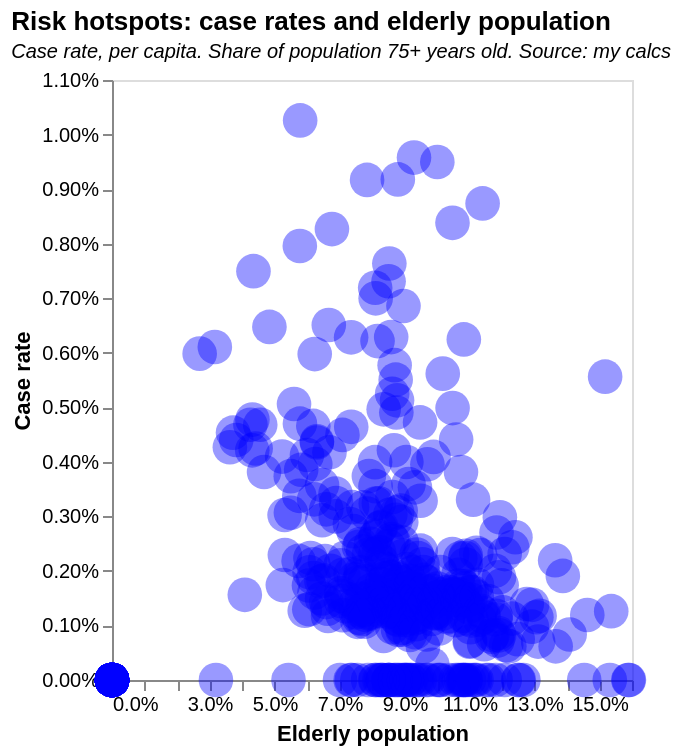

The specification (Vega-Lite) saved for this image:
### Vega-Lite specification from a JSON file in a GitHub repository (floating-point values rounded to 4 significant figures; data arrays with more than 128 entries replaced by an {"elided": "..."} marker saying what was removed)
{"$schema": "https://vega.github.io/schema/vega-lite/v5.json", "title": {"text": "Risk hotspots: case rates and elderly population", "subtitle": "Case rate, per capita. Share of population 75+ years old. Source: my calcs", "subtitleFontStyle": "italic", "subtitleFontSize": 10, "anchor": "start", "color": "black"}, "data": {"values": {"elided": "439 records"}}, "encoding": {"x": {"field": "risk_share", "type": "quantitative", "axis": {"title": "Elderly population", "grid": false, "tickCount": 14, "format": ".1%", "labelOverlap": "greedy"}}, "y": {"field": "cases_pop", "type": "quantitative", "axis": {"title": "Case rate", "grid": false, "format": ".2%"}}, "size": {"value": 300}, "tooltip": [{"field": "areaname", "type": "ordinal", "title": "Location"}, {"field": "cases_pop", "type": "nominal", "title": "Cases % population", "format": ".2%"}, {"field": "risk_share", "type": "nominal", "title": "75+, % population", "format": ".2%"}]}, "height": 300, "width": 260, "mark": {"type": "circle", "opacity": 0.4, "color": "blue"}}
